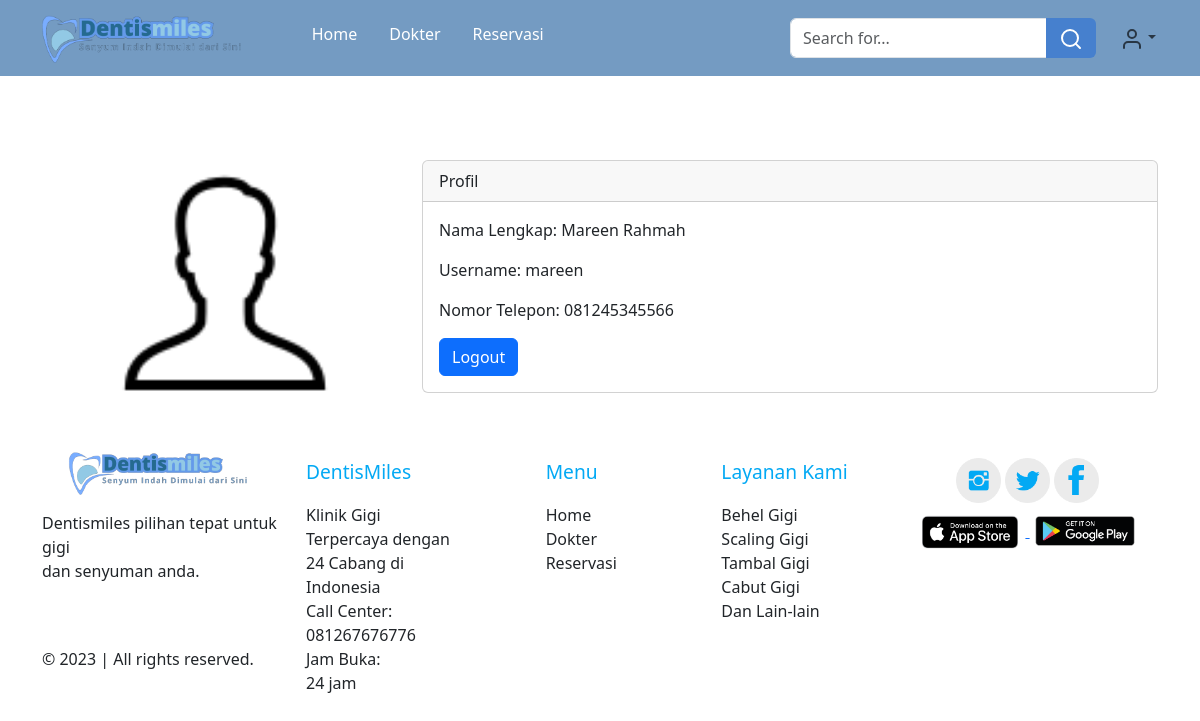
The page /profil.php (signed in) on the database its author committed.
### tables this page shows
CREATE TABLE `pengguna` (
  `id_pengguna` int(11) NOT NULL,
  `nama_lengkap` varchar(255) NOT NULL,
  `username` varchar(255) NOT NULL,
  `password` varchar(255) NOT NULL,
  `nomor_telepon` varchar(20) NOT NULL
);

### profil.php (the view, shortened to what this page needs)
<!DOCTYPE html>
<html lang="en">
<head>
    <link href="https://cdn.jsdelivr.net/npm/bootstrap@5.3.2/dist/css/bootstrap.min.css" rel="stylesheet"
 />
    <link rel="stylesheet" href="css/style.css" />
</head>
<body>
    <nav class="navbar navbar-expand-lg">
        <div class="container-fluid">
            <a class="navbar-brand" href="#">
                <img src="gambar/logo klinik (1v3) 3.png" alt="Logo Dentismiles" height="50" />
            </a>
            <div class="collapse navbar-collapse" id="navbarScroll">
                <ul class="navbar-nav me-auto my-2 my-lg-0 navbar-nav-scroll" style="--bs-scroll-height: 100px">
                    <li class="nav-item">
                        <a class="nav-link active text-white" aria-current="page" href="home.php"
                            id="menuNavbar">Home</a>
                    </li>
                    <li class="nav-item">
                        <a class="nav-link text-white" href="dokter.php" id="menuNavbar">Dokter</a>
                    </li>
                    <li class="nav-item">
                        <a class="nav-link text-white" href="reservasi.php" id="menuNavbar">Reservasi</a>
                    </li>
                </ul>
                <form class="d-none d-md-inline-block form-inline ms-auto me-0 me-md-3 my-2 my-md-0">
                    <div class="input-group">
                        <input class="form-control" type="text" placeholder="Search for..." aria-label="Search for..."
                            aria-describedby="btnNavbarSearch" />
                        <button class="btn btn-custom2" id="btnNavbarSearch" type="button">
                            <i data-feather="search"></i>
                        </button>
                    </div>
                </form>
                <ul class="navbar-nav ms-auto ms-md-0 me-3 me-lg-4">
                    <li class="nav-item dropdown">
                        <a class="nav-link dropdown-toggle" id="navbarDropdown" href="#" role="button"
                            data-bs-toggle="dropdown" aria-expanded="false"><i data-feather="user"></i></a>
                    </li>
                </ul>
            </div>
        </div>
    </nav>
    <div class="mt-5 p-5"></div>
    <div class="container mt-3 text-center">
        <div class="row align-items-start">
            <div class="col-4">
                <img style="width: 250px;" src="gambar/icons8-user-100.png" alt="foto profil" />
            </div>
            <div class="col-8 text-start">
                <?php
include('koneksi.php');
$id_pengguna = $_SESSION['id_pengguna'];
$query = "SELECT nama_lengkap, username, password, nomor_telepon FROM pengguna WHERE id_pengguna = $id_pengguna";
$result = $connect->query($query);
if ($result) {
    if ($result->num_rows > 0) {
        $row = $result->fetch_assoc();
        $nama_lengkap = $row['nama_lengkap'];
        $username = $row['username'];
        $nomor_telepon = $row['nomor_telepon'];
    } else {
        echo "Tidak ada data pengguna dengan ID tersebut.";
    }
} else {
    echo "Error: " . $connect->error;
}
?>
                <div class="card">
                    <div class="card-header">
                        Profil
                    </div>
                    <div class="card-body">
                        <?php
                        echo "<p>Nama Lengkap: $nama_lengkap</p>";
                        echo "<p>Username: $username</p>";
                        echo "<p>Nomor Telepon: $nomor_telepon</p>";
                        ?>
                        <a href="logout.php" class="btn btn-primary">Logout</a>
                    </div>
                </div>
            </div>
        </div>
    </div>
    <footer>
        <div class="container">
            <div class="row" style="justify-content: center">
                <div class="col pt-4">
                    <img class="mb-3 mt-3" src="gambar/logo klinik (1v3) 3.png" width="240rem" alt="" />
                    <p>
                        Dentismiles pilihan tepat untuk gigi <br />
                        dan senyuman anda.
                    </p>
                    <div class="credit">
                        <br />
                        <p class="mt-4">&copy 2023 | All rights reserved.</p>
                    </div>
                </div>
                <div class="col pt-5 pb-5">
                    <p style="font-size: 1.2rem" class="text-custom">DentisMiles</p>
                    <p>
                        Klinik Gigi Terpercaya dengan 24 Cabang di Indonesia <br />
                        Call Center: <br />
                        081267676776 <br />
                        Jam Buka: <br />
                        24 jam
                    </p>
                </div>
                <div class="col pt-5 pb-5" style="margin-left: 4rem">
                    <p style="font-size: 1.2rem" class="text-custom">Menu</p>
                    <a class="dropdown-item" href="home.php">Home</a>
                    <a class="dropdown-item" href="dokter.php">Dokter</a>
                    <a class="dropdown-item" href="reservasi.php">Reservasi</a>
                </div>
                <div class="col pt-5 pb-5">
                    <p style="font-size: 1.2rem" class="text-custom">Layanan Kami</p>
                    <a class="dropdown-item" href="#">Behel Gigi</a>
                    <a class="dropdown-item" href="#">Scaling Gigi</a>
                    <a class="dropdown-item" href="#">Tambal Gigi</a>
                    <a class="dropdown-item" href="#">Cabut Gigi</a>
                    <a class="dropdown-item" href="#">Dan Lain-lain</a>
                </div>
                <div class="col-3 mt-5">
                    <center>
                        <a href="http://instagram.com/"><img width="45rem" src="gambar/ig.png" alt="" /></a>
                        <a href="http://twitter.com/"><img width="45rem" src="gambar/tw.png" alt="" /></a>
                        <a href="http://facebook.com/"><img width="45rem" src="gambar/fb.png" alt="" /></a>
                        <div class="apk mt-2">
                            <a href="https://www.apple.com/id/app-store/">
                                <img align="top" src="gambar/appstore.png" alt="Logo AppStore" width="110"
                                    class="ios" />
                            </a>
                            <a href="https://play.google.com/store/">
                                <img align="top" src="gambar/playstore.png" alt="Logo Play Store" width="110"
                                    class="android" />
                            </a>
                        </div>
                    </center>
                </div>
            </div>
        </div>
    </footer>
</body>
</html>

### css/style.css (style rules this page uses)
body { max-width: 100%; overflow-x: hidden; }
.navbar { position: fixed; top: 0; width: 100%; z-index: 1000; background-color: #749bc2; transition: background-color 0.3s ease; }
.btn-custom2 { background-color: #4680ce; color: #fff; }
.text-custom { color: #03a9f4; }
#menuNavbar { padding: 0 1rem; padding-bottom: 0.5rem; }
body { margin: 0; }

### rows shown on the page
pengguna: nama_lengkap "Mareen Rahmah", username "mareen", nomor_telepon "081245345566"
